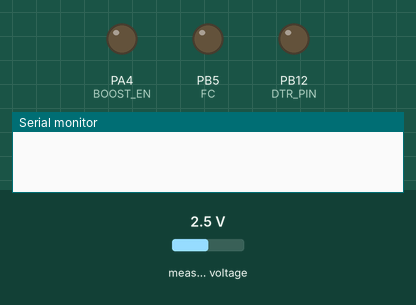
Recording of a sketch running on a simulated STM32 Blue Pill. Shown: output pins drawn as LEDs (lit = HIGH), the last lines printed to the serial monitor. The inputs (shaded band) are chosen by the test bench; at power-on: measured voltage 2.5 V. Random numbers use the default seed unless the sketch sets one; no MQTT or app messages arrive unless stated; pins used as bus, display or sensor lines are not drawn.

Above: at 0.3 s.
At 4.5 s:
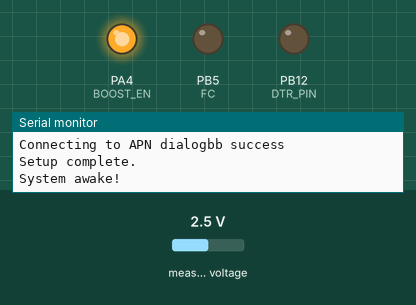
At 17.8 s:
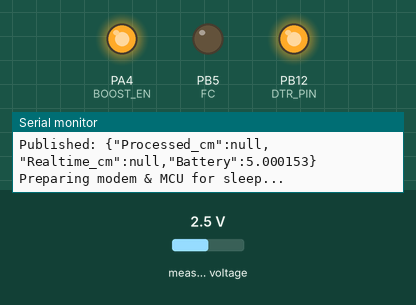
At 20.8 s:
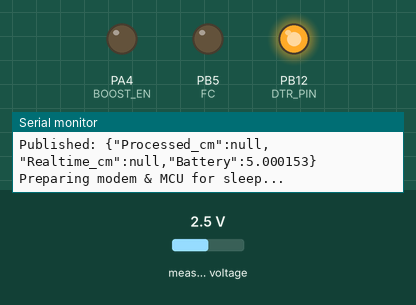
Timing chart, 0 to 22.3 s (numbered marks = the images above):
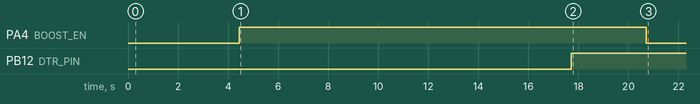

Measured:
- by itself, PA4 (BOOST_EN): LOW → HIGH at 4.5 s, → LOW 16.3 s later
- by itself, PB12 (DTR_PIN): LOW → HIGH at 17.7 s

The sketch:

EC-M12-BC-C6-C_sleep_mode.ino
```cpp
#include <STM32LowPower.h>
#include <ModbusMaster.h>
#include <Wire.h>
#include <Adafruit_ADS1X15.h>
#include "RTClib.h"
#include <SPI.h>
#include "SD.h"
#include <ArduinoJson.h>

#define TINY_GSM_MODEM_SIM7070
#define SerialMon Serial

#define RS485_RX PB7
#define RS485_TX PB6
#define FC PB5

#define SCL_PIN PA9
#define SDA_PIN PA10

#define GSM_POWER PA1
#define GSM_TX PA2
#define GSM_RX PA3
#define DTR_PIN PB12

#define MISO_PIN PA6
#define MOSI_PIN PA7
#define SCLK_PIN PA5

#define BOOST_EN PA4

#define SD_chipSelect PB0
Sd2Card card;
SdVolume volume;
SdFile root;

HardwareSerial Serial1(RS485_RX, RS485_TX);
HardwareSerial Serial2(GSM_RX, GSM_TX);
TwoWire Wire2(SDA_PIN, SCL_PIN);

#include <TinyGsmClient.h>
#include <PubSubClient.h>

#define GSM_AUTOBAUD_MIN 4800
#define GSM_AUTOBAUD_MAX 9600
#define TINY_GSM_USE_GPRS true
#define GSM_PIN ""

const char* topic = "Values";
const char apn[] = "dialogbb";
const char gprsUser[] = "";
const char gprsPass[] = "";
const char* mqttServer = "mqtt.thingsboard.cloud";
const int mqttPort = 1883;
const char* accessToken = "AHkTa9wsy4eor4yBiHun";

TinyGsm modem(Serial2);
TinyGsmClient client(modem);
PubSubClient mqtt(client);

uint32_t lastReconnectAttempt = 0;
unsigned long lastPublishTime = 0;
unsigned long int mqtt_interval = 30000;

const uint32_t DEEP_SLEEP_MS = 180000; // 60s example

RTC_DS3231 rtc;
char daysOfTheWeek[7][12] = {"Sunday", "Monday", "Tuesday", "Wednesday", "Thursday", "Friday", "Saturday"};

Adafruit_ADS1115 ads1;
#define VOLTAGE_DIVIDER_RATIO 0.5
const float V_Factor = 3.3 / 1.65;
ModbusMaster node;

// ------------------ Modbus Callbacks ------------------
void preTransmission() {
  digitalWrite(FC, HIGH);
}
void postTransmission() {
  digitalWrite(FC, LOW);
}

// ------------------ Helper Functions ------------------
bool waitForModemOK(uint32_t timeout_ms) {
  uint32_t start = millis();
  String resp;
  while (millis() - start < timeout_ms) {
    while (Serial2.available()) resp += (char)Serial2.read();
    if (resp.indexOf("OK") != -1) return true;
    delay(10);
  }
  return false;
}

void safeSerial2End() {
  Serial2.flush();
  Serial2.end();
}
void safeSerial1End() {
  Serial1.flush();
  Serial1.end();
}
void safeSerialEnd() {
  Serial.flush();
  Serial.end();
}


void safeSerial2Begin() {
  Serial2.begin(9600);
  delay(50);
  TinyGsmAutoBaud(Serial2, GSM_AUTOBAUD_MIN, GSM_AUTOBAUD_MAX);
  delay(1000);
}

void modemForceLTE() {
  SerialMon.println("Forcing LTE only mode...");
  Serial2.println("AT+CNMP=38");  // LTE only
  delay(200);
  Serial2.println("AT+CMNB=1");   // Cat-M1 only
  delay(200);
}

bool mqttConnect() {
  SerialMon.print("Connecting to ThingsBoard MQTT... ");
  String clientId = "STM32Client-" + String(random(0xFFFF), HEX);
  if (mqtt.connect(clientId.c_str(), accessToken, "")) {
    SerialMon.println("connected!");
    return true;
  } else {
    SerialMon.print("failed, rc=");
    SerialMon.println(mqtt.state());
    return false;
  }
}

// Check if modem entered DTR sleep
bool isModemSleeping() {
  Serial2.println("AT+CSCLK?");
  delay(500);
  String resp = "";
  while (Serial2.available()) resp += (char)Serial2.read();
  SerialMon.print("CSCLK response: "); SerialMon.println(resp);
  return resp.indexOf("+CSCLK: 1") != -1;
}

// ------------------ Setup ------------------
void setup() {
  SerialMon.begin(9600);
  delay(200);

  pinMode(GSM_POWER, OUTPUT);
  pinMode(DTR_PIN, OUTPUT);
  pinMode(BOOST_EN, OUTPUT);
  pinMode(FC, OUTPUT);

  LowPower.begin();

  digitalWrite(DTR_PIN, LOW);
  // Reset GSM
  digitalWrite(GSM_POWER, HIGH);
  delay(200);
  digitalWrite(GSM_POWER, LOW);
  delay(2000);

  Serial1.begin(9600);
  node.begin(1, Serial1);
  node.preTransmission(preTransmission);
  node.postTransmission(postTransmission);

  safeSerial2Begin();

  SPI.begin();

  SerialMon.println("Initializing modem...");
  modem.restart();
  String modemInfo = modem.getModemInfo();
  SerialMon.print("Modem Info: "); SerialMon.println(modemInfo);

#if TINY_GSM_USE_GPRS
  if (GSM_PIN && modem.getSimStatus() != 3) modem.simUnlock(GSM_PIN);
#endif

   modem.sendAT("+CNMP=38");   // LTE only
   waitForModemOK(1000);

  SerialMon.print("Waiting for network...");
  if (!modem.waitForNetwork()) {
    SerialMon.println(" fail");
    delay(10000);
    return;
  }
  SerialMon.println(" success");

#if TINY_GSM_USE_GPRS
  SerialMon.print(F("Connecting to APN "));
  SerialMon.print(apn);
  if (!modem.gprsConnect(apn, gprsUser, gprsPass)) {
    SerialMon.println(" fail");
    delay(10000);
    return;
  }
  SerialMon.println(" success");
#endif

  mqtt.setServer(mqttServer, mqttPort);
  mqtt.setKeepAlive(mqtt_interval / 1000);
  mqtt.setSocketTimeout(mqtt_interval / 1000);

  Wire2.begin();
  if (!ads1.begin(0x49)) {
    SerialMon.println("Failed to initialize ADS1115.");
    while (1);
  }
  ads1.setGain(GAIN_ONE);

  SerialMon.println("Setup complete.");
}

// ------------------ Loop ------------------
void loop() {
  SerialMon.println("System awake!");

  // Enable peripherals
  digitalWrite(BOOST_EN, HIGH);
  delay(5000);

  // Ensure network connected
  if (!modem.isNetworkConnected()) {
    SerialMon.println("Network disconnected, reconnecting...");
    if (!modem.waitForNetwork(180000L, true)) {
      SerialMon.println("Network reconnect failed!");
      delay(10000);
      return;
    }
  }

#if TINY_GSM_USE_GPRS
  if (!modem.isGprsConnected()) {
    SerialMon.print("Connecting to APN: "); SerialMon.println(apn);
    if (!modem.gprsConnect(apn, gprsUser, gprsPass)) {
      SerialMon.println("GPRS connect fail");
      delay(10000);
      return;
    }
  }
#endif

  // MQTT connect
  if (!mqtt.connected()) mqttConnect();
  mqtt.loop();

  // ------------------ Read sensors ------------------
  float processed_cm = NAN;
  float realtime_cm = NAN;

  uint8_t res1 = node.readHoldingRegisters(0x0100, 1);
  if (res1 == node.ku8MBSuccess) processed_cm = node.getResponseBuffer(0) / 10.0;
  else SerialMon.print("Modbus error (processed): "); SerialMon.println(res1, HEX);
  delay(1000);
  uint8_t res2 = node.readHoldingRegisters(0x0101, 1);
  if (res2 == node.ku8MBSuccess) realtime_cm = node.getResponseBuffer(0) / 10.0;
  else SerialMon.print("Modbus error (realtime): "); SerialMon.println(res2, HEX);

  float voltage = (ads1.readADC_SingleEnded(2) * 4.096 / 32767.0) * V_Factor;
  SerialMon.print("Battery Voltage: "); SerialMon.println(voltage);

  // Publish to MQTT
  StaticJsonDocument<200> doc;
  doc["Processed_cm"] = processed_cm;
  doc["Realtime_cm"] = realtime_cm;
  doc["Battery"] = voltage;
  String jsonStr;
  serializeJson(doc, jsonStr);
  mqtt.publish("v1/devices/me/telemetry", jsonStr.c_str());
  SerialMon.print("Published: "); SerialMon.println(jsonStr);

  delay(1000);

  // ------------------ Prepare for sleep ------------------
  SerialMon.println("Preparing modem & MCU for sleep...");

  // Disconnect MQTT and GPRS
  if (mqtt.connected()) mqtt.disconnect();
#if TINY_GSM_USE_GPRS
  if (modem.isGprsConnected()) modem.gprsDisconnect();
#endif


  // Keep DTR LOW for 2s to ensure modem is awake
  digitalWrite(DTR_PIN, LOW);
  delay(2000);

  // Enable DTR sleep
  modem.sendAT("+CSCLK=1");
  delay(200);
  digitalWrite(DTR_PIN, HIGH); // allow modem to sleep
  delay(3000);

   safeSerial2End();
   SPI.end();
   Wire2.end();
  safeSerial1End();
  digitalWrite(BOOST_EN, LOW);
  delay(500);

  safeSerialEnd();
  LowPower.sleep(180000);
   // SerialMon.println("STM32 WAKE UP...");

SerialMon.begin(9600);
if (!wakeModemFromDTRSleep()) {
  SerialMon.println("Forcing modem restart...");
  digitalWrite(GSM_POWER, HIGH);
  delay(1200);
  digitalWrite(GSM_POWER, LOW);
  delay(5000);
  safeSerial2Begin();
}

#if TINY_GSM_USE_GPRS
if (!modem.isGprsConnected()) {
    SerialMon.println("Reconnecting APN...");
    if (!modem.gprsConnect(apn, gprsUser, gprsPass)) {
        SerialMon.println("GPRS reconnect failed!");
    }
}
#endif

  setupPeripherals();
  SerialMon.println("Wake sequence complete, ready for next cycle.\n");
}


bool wakeModemFromDTRSleep() {
  SerialMon.println("Waking modem from DTR sleep...");

  // 2. Start UART

  // 1. Allow wake
  digitalWrite(DTR_PIN, LOW);

  safeSerial2Begin();

  // 3. Disable sleep mode explicitly
  Serial2.println("AT+CSCLK=0");
   waitForModemOK(1000);

  Serial2.println("AT+CFUN=1");
  waitForModemOK(1000);

  // 4. Confirm modem is alive
  for (int i = 0; i < 10; i++) {
    Serial2.println("AT");
    if (waitForModemOK(1000)) {
      SerialMon.println("Modem awake and responsive.");
      return true;
    }
    delay(300);
  }

  SerialMon.println("Modem did not wake!");
  return false;
}

void setupPeripherals() {

  Serial1.begin(9600);
  SPI.begin();
  Wire2.begin();
  if (!ads1.begin(0x49)) {
    SerialMon.println("ADS1115 init failed!");
    while (1);
  }
  ads1.setGain(GAIN_ONE);

  // Modbus
  node.begin(1, Serial1);
  node.preTransmission(preTransmission);
  node.postTransmission(postTransmission);
}
```
